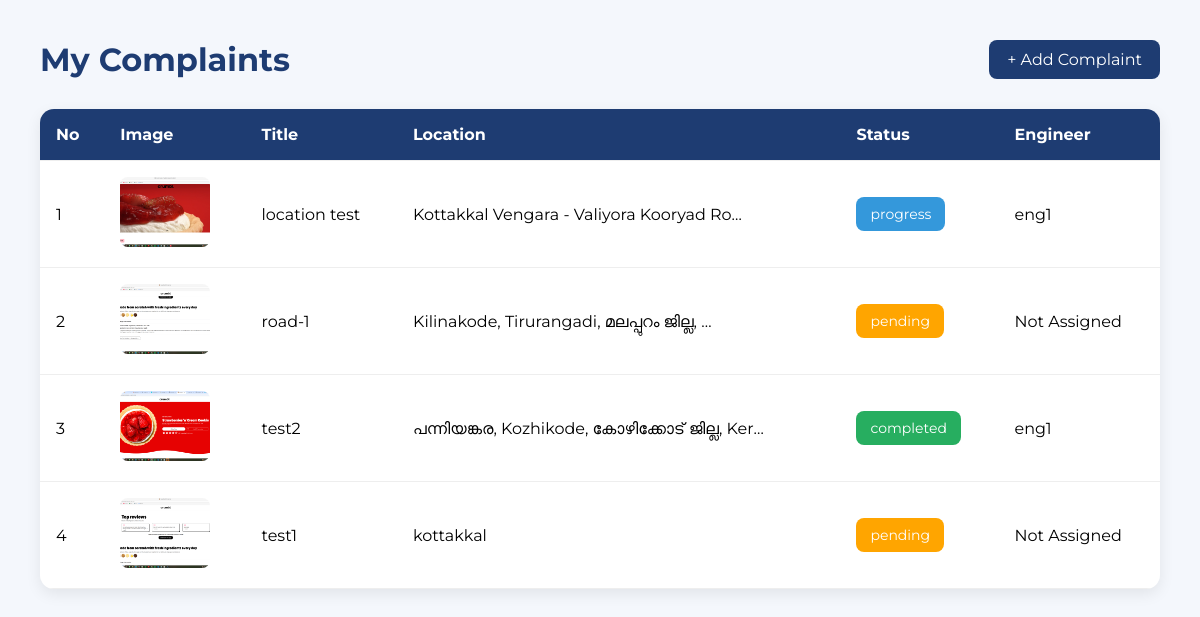
The app's page /my-complaints/ (signed in), older data.
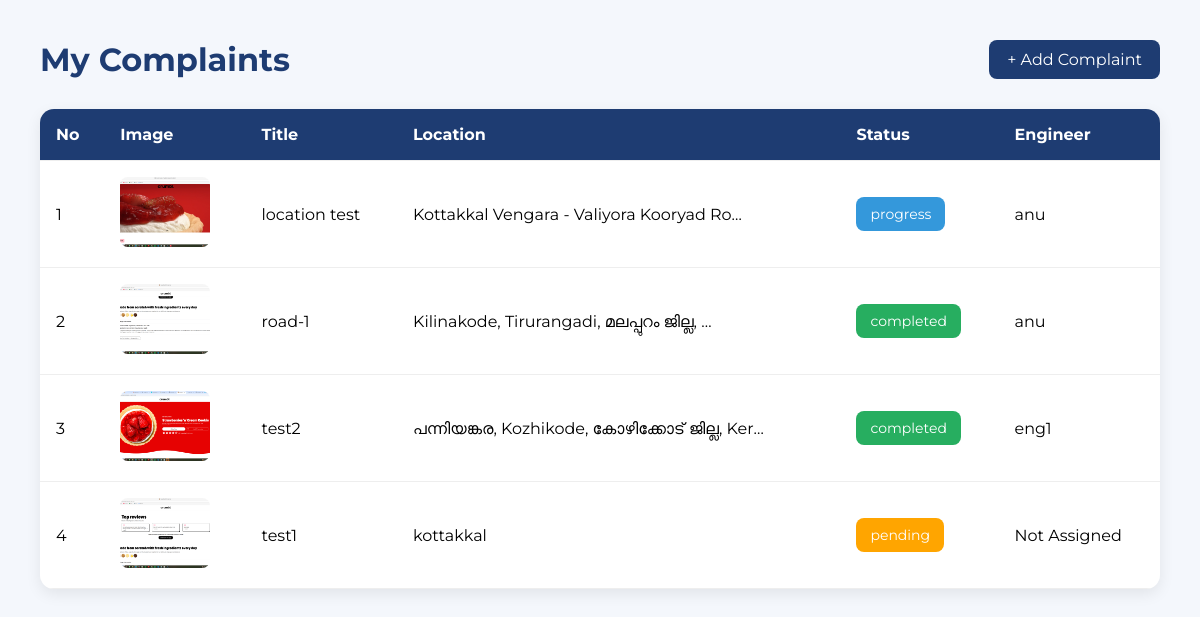
The same page, newer data.
### complaints/models.py (models this page shows, shortened)
class Complaint(models.Model):
    STATUS_CHOICES=[
        ('pending','Pending'),
        ('progress','In Progress'),
        ('completed','Completed'),
    ]
    user=models.ForeignKey(User,on_delete=models.CASCADE)
    title=models.CharField(max_length=200)
    description=models.TextField()
    location = models.CharField(max_length=255)
    latitude = models.FloatField(null=True, blank=True)
    longitude = models.FloatField(null=True, blank=True)
    image=models.ImageField(upload_to='complaints/',null=True,blank=True)
    status=models.CharField(max_length=20,choices=STATUS_CHOICES,default='pending')
    assigned_to=models.ForeignKey(
        User,
        on_delete=models.SET_NULL,
        null=True,
        blank=True,
        related_name='assigned_tasks'
    )
    created_at=models.DateTimeField(auto_now_add=True)

### complaints/views.py (the view)
# urls.py: path('my-complaints/', my_complaints, name='my_complaints'),
def my_complaints(request):
    complaints = Complaint.objects.filter(
        user=request.user
    ).order_by('-created_at')
    return render(
        request,
        'my_complaints.html',
        {'complaints': complaints}
    )

### templates/my_complaints.html (shortened to what this page needs)
<!DOCTYPE html>
<html lang="en">
<head>
</head>
<body>
    <div class="heading">
        <h1>My Complaints</h1>
        <a href="/add-complaint/">
            + Add Complaint
        </a>
    </div>
    <div class="table-container">
        <table>
            <thead>
                <tr>
                    <th>No</th>
                    <th>Image</th>
                    <th>Title</th>
                    <th>Location</th>
                    <th>Status</th>
                    <th>Engineer</th>
                </tr>
            </thead>
            <tbody>
                {% for complaint in complaints %}
                <tr>
                    <td>{{ forloop.counter }}</td>
                    <td>
                        {% if complaint.image %}
                            <img src="{{ complaint.image.url }}">
                        {% else %}
                            No Image
                        {% endif %}
                    </td>
                    <td>{{ complaint.title }}</td>
                    <td>{{ complaint.location|truncatechars:40 }}</td>
                    <td>
                        <span class="status {{ complaint.status }}">
                            {{ complaint.status }}
                        </span>
                    </td>
                    <td>
                        {% if complaint.assigned_to %}
                            {{ complaint.assigned_to.username }}
                        {% else %}
                            Not Assigned
                        {% endif %}
                    </td>
                </tr>
                {% empty %}
                <tr>
                    <td colspan="6" class="empty">
                        No complaints found
                    </td>
                </tr>
                {% endfor %}
            </tbody>
        </table>
    </div>
</body>
</html>

Row changes from the older to the newer data that the page shows:
changed Complaint "location test": assigned_to.username "eng1" → "anu"
changed Complaint "road-1": status "pending" → "completed"; assigned_to.username (not shown) → "anu"; no longer shows "Not Assigned"
